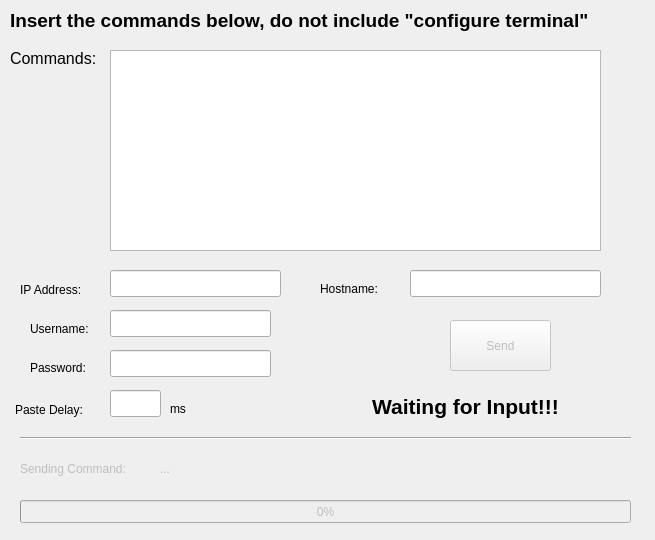
<?xml version="1.0" encoding="UTF-8"?>
<ui version="4.0">
 <class>mainWindow</class>
 <widget class="QMainWindow" name="mainWindow">
  <property name="geometry">
   <rect>
    <x>0</x>
    <y>0</y>
    <width>655</width>
    <height>540</height>
   </rect>
  </property>
  <property name="sizePolicy">
   <sizepolicy hsizetype="Fixed" vsizetype="Fixed">
    <horstretch>0</horstretch>
    <verstretch>0</verstretch>
   </sizepolicy>
  </property>
  <property name="minimumSize">
   <size>
    <width>655</width>
    <height>540</height>
   </size>
  </property>
  <property name="maximumSize">
   <size>
    <width>655</width>
    <height>540</height>
   </size>
  </property>
  <property name="windowTitle">
   <string>Paste Configuration</string>
  </property>
  <widget class="QWidget" name="centralwidget">
   <widget class="QLabel" name="labelCommands">
    <property name="geometry">
     <rect>
      <x>10</x>
      <y>50</y>
      <width>91</width>
      <height>17</height>
     </rect>
    </property>
    <property name="font">
     <font>
      <pointsize>12</pointsize>
     </font>
    </property>
    <property name="text">
     <string>Commands:</string>
    </property>
   </widget>
   <widget class="QPlainTextEdit" name="plainTextEditCommands">
    <property name="geometry">
     <rect>
      <x>110</x>
      <y>50</y>
      <width>491</width>
      <height>201</height>
     </rect>
    </property>
    <property name="plainText">
     <string/>
    </property>
   </widget>
   <widget class="QLabel" name="labelIp">
    <property name="geometry">
     <rect>
      <x>20</x>
      <y>280</y>
      <width>81</width>
      <height>20</height>
     </rect>
    </property>
    <property name="text">
     <string>IP Address:</string>
    </property>
   </widget>
   <widget class="QLineEdit" name="lineEditIp">
    <property name="geometry">
     <rect>
      <x>110</x>
      <y>270</y>
      <width>171</width>
      <height>27</height>
     </rect>
    </property>
    <property name="text">
     <string/>
    </property>
   </widget>
   <widget class="QLabel" name="labelUsername">
    <property name="geometry">
     <rect>
      <x>30</x>
      <y>320</y>
      <width>71</width>
      <height>17</height>
     </rect>
    </property>
    <property name="text">
     <string>Username:</string>
    </property>
   </widget>
   <widget class="QLineEdit" name="lineEditUsername">
    <property name="geometry">
     <rect>
      <x>110</x>
      <y>310</y>
      <width>161</width>
      <height>27</height>
     </rect>
    </property>
   </widget>
   <widget class="QLabel" name="labelPassword">
    <property name="geometry">
     <rect>
      <x>30</x>
      <y>360</y>
      <width>71</width>
      <height>16</height>
     </rect>
    </property>
    <property name="text">
     <string>Password:</string>
    </property>
   </widget>
   <widget class="QLineEdit" name="lineEditPassword">
    <property name="geometry">
     <rect>
      <x>110</x>
      <y>350</y>
      <width>161</width>
      <height>27</height>
     </rect>
    </property>
    <property name="echoMode">
     <enum>QLineEdit::Password</enum>
    </property>
   </widget>
   <widget class="QLabel" name="labelDelay">
    <property name="geometry">
     <rect>
      <x>15</x>
      <y>400</y>
      <width>81</width>
      <height>20</height>
     </rect>
    </property>
    <property name="text">
     <string>Paste Delay:</string>
    </property>
   </widget>
   <widget class="QLineEdit" name="lineEditDelay">
    <property name="geometry">
     <rect>
      <x>110</x>
      <y>390</y>
      <width>51</width>
      <height>27</height>
     </rect>
    </property>
    <property name="text">
     <string/>
    </property>
   </widget>
   <widget class="QLabel" name="labelMs">
    <property name="geometry">
     <rect>
      <x>170</x>
      <y>400</y>
      <width>21</width>
      <height>17</height>
     </rect>
    </property>
    <property name="text">
     <string>ms</string>
    </property>
   </widget>
   <widget class="QPushButton" name="pushButtonSend">
    <property name="enabled">
     <bool>false</bool>
    </property>
    <property name="geometry">
     <rect>
      <x>450</x>
      <y>320</y>
      <width>101</width>
      <height>51</height>
     </rect>
    </property>
    <property name="text">
     <string>Send</string>
    </property>
   </widget>
   <widget class="QLineEdit" name="lineEditHostname">
    <property name="geometry">
     <rect>
      <x>410</x>
      <y>270</y>
      <width>191</width>
      <height>27</height>
     </rect>
    </property>
   </widget>
   <widget class="QLabel" name="labelHostname">
    <property name="geometry">
     <rect>
      <x>320</x>
      <y>280</y>
      <width>81</width>
      <height>17</height>
     </rect>
    </property>
    <property name="text">
     <string>Hostname:</string>
    </property>
   </widget>
   <widget class="QLabel" name="labelTitle">
    <property name="geometry">
     <rect>
      <x>10</x>
      <y>10</y>
      <width>641</width>
      <height>21</height>
     </rect>
    </property>
    <property name="font">
     <font>
      <pointsize>14</pointsize>
      <weight>75</weight>
      <bold>true</bold>
     </font>
    </property>
    <property name="text">
     <string>Insert the commands below, do not include &quot;configure terminal&quot;</string>
    </property>
   </widget>
   <widget class="QLabel" name="labelSendingCommand">
    <property name="enabled">
     <bool>false</bool>
    </property>
    <property name="geometry">
     <rect>
      <x>20</x>
      <y>460</y>
      <width>131</width>
      <height>17</height>
     </rect>
    </property>
    <property name="text">
     <string>Sending Command:</string>
    </property>
   </widget>
   <widget class="QLabel" name="labelCommand">
    <property name="enabled">
     <bool>false</bool>
    </property>
    <property name="geometry">
     <rect>
      <x>160</x>
      <y>460</y>
      <width>451</width>
      <height>17</height>
     </rect>
    </property>
    <property name="text">
     <string>...</string>
    </property>
   </widget>
   <widget class="QProgressBar" name="progressBar">
    <property name="enabled">
     <bool>false</bool>
    </property>
    <property name="geometry">
     <rect>
      <x>20</x>
      <y>500</y>
      <width>611</width>
      <height>23</height>
     </rect>
    </property>
    <property name="value">
     <number>0</number>
    </property>
   </widget>
   <widget class="Line" name="line">
    <property name="geometry">
     <rect>
      <x>20</x>
      <y>430</y>
      <width>611</width>
      <height>16</height>
     </rect>
    </property>
    <property name="orientation">
     <enum>Qt::Horizontal</enum>
    </property>
   </widget>
   <widget class="QLabel" name="labelStatus">
    <property name="geometry">
     <rect>
      <x>320</x>
      <y>386</y>
      <width>291</width>
      <height>41</height>
     </rect>
    </property>
    <property name="font">
     <font>
      <pointsize>16</pointsize>
      <weight>75</weight>
      <bold>true</bold>
     </font>
    </property>
    <property name="text">
     <string>Waiting for Input!!!</string>
    </property>
    <property name="scaledContents">
     <bool>false</bool>
    </property>
    <property name="alignment">
     <set>Qt::AlignCenter</set>
    </property>
   </widget>
  </widget>
 </widget>
 <tabstops>
  <tabstop>plainTextEditCommands</tabstop>
  <tabstop>lineEditIp</tabstop>
  <tabstop>lineEditHostname</tabstop>
  <tabstop>lineEditUsername</tabstop>
  <tabstop>lineEditPassword</tabstop>
  <tabstop>lineEditDelay</tabstop>
  <tabstop>pushButtonSend</tabstop>
 </tabstops>
 <resources/>
 <connections/>
</ui>
